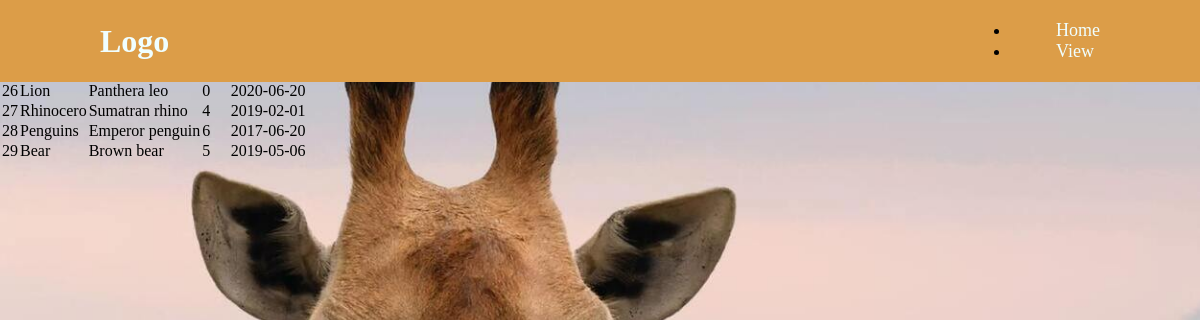
The page /view.php on the database its author committed.
### tables this page shows
CREATE TABLE `zooanimals` (
  `IDanimal` int(11) NOT NULL,
  `animal` varchar(50) NOT NULL,
  `specie` varchar(50) NOT NULL,
  `age` int(11) NOT NULL,
  `arriveDate` date NOT NULL
);

### view.php (the view, shortened to what this page needs)
<?php
	require_once('database.php');
	$res = $database->read();
?>
<!DOCTYPE html>
<html lang="en">
<head>
  <link rel="stylesheet" href="style.css">
</head>
<body>
  <header class="header">
      <a href="#" class="logo">Logo</a>
          <nav class="navbar">
		  <li class="nav-item"><a class="nav-link active" aria-current="page" href="index.php">Home</a></li>
            <li class="nav-item"><a class="nav-link" href="view.php">View</a></li>
          </nav>
  </header>
  <div class="container">
	<div class="row">
		<table class="table">
			<tr>
				<th>#</th>
				<th>Animal</th>
				<th>Specie</th>
				<th>Age</th>
				<th>Arrival Date</th>
			</tr>
			<?php
				while($r = mysqli_fetch_assoc($res)){
			?>
					<tr>
						<td><?php echo $r['IDanimal']; ?></td>
						<td><?php echo $r['animal'] ?></td>
						<td><?php echo $r['specie'] ?></td>
						<td><?php echo $r['age'] ?></td>
						<td><?php echo $r['arriveDate'] ?></td>
					</tr>
			<?php
				}
			?>
		</table>
	</div>
</div>
</body>
</html>

### database.php (shortened to what this page needs)
<!DOCTYPE html>
<html>
<head>
</head>
<body>
<?php
  class Database{
    private $connection;
    public function connect_db(){
      $this->connection = mysqli_connect("localhost", "root", "", "animal_registration","3308");
    }
    public function read(){
		    $sql = "SELECT * FROM zooanimals";
 		    $res = mysqli_query($this->connection, $sql);
 		    return $res;
	  }
  }
  $database = new Database();
?>
</body>
</html>

### css/style.css (style rules this page uses)
.header { position: fixed; top: 0; left: 0; width: 100%; padding: 20px 100px; background: #DC9D48; display: flex; justify-content: space-between; align-items: center; z-index:100; }
.header { margin-bottom: 20px; }
.logo { font-size: 32px; color:azure; text-decoration: none; font-weight: 700; }
.navbar a { position: relative; font-size: 18px; color: azure; font-weight: 500; text-decoration: none; margin-left: 40px; font-family: 'calibri'; }
.navbar a::before { content: ''; position:absolute; top:100%; left:0; width:0; height: 2px; background: azure; }
* { margin: 0; padding: 0; box-sizing: border-box; }
body { background-image: url('img/giraffe.jpg'); background-size: cover; background-repeat: no-repeat; background-attachment: fixed; }

### rows shown on the page
zooanimals: IDanimal "26", animal "Lion", specie "Panthera leo", age "0", arriveDate "2020-06-20"
zooanimals: IDanimal "27", animal "Rhinocero", specie "Sumatran rhino", age "4", arriveDate "2019-02-01"
zooanimals: IDanimal "28", animal "Penguins", specie "Emperor penguin", age "6", arriveDate "2017-06-20"
zooanimals: IDanimal "29", animal "Bear", specie "Brown bear", age "5", arriveDate "2019-05-06"
